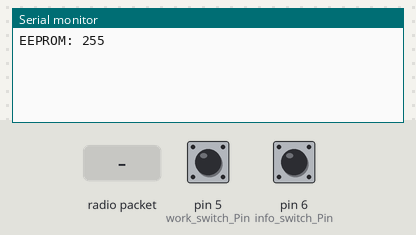
A sketch run on a simulated Arduino Uno, built with avr-gcc and run on an emulated ATmega328P. Shown: the last lines printed to the serial monitor. The test bench sets the inputs (shaded band); at power-on: pin 6 (info_switch_Pin) LOW, pin 5 (work_switch_Pin) LOW. EEPROM starts erased; no radio packets arrive unless stated.

Above: at 1.5 s.
1.6 s: pin 6 (info_switch_Pin) pulled HIGH for 0.15 s
At 4.3 s:
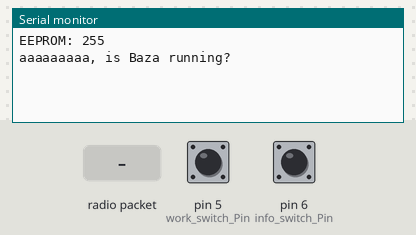
4.7 s: radio packet "client" arrives
At 6.0 s:
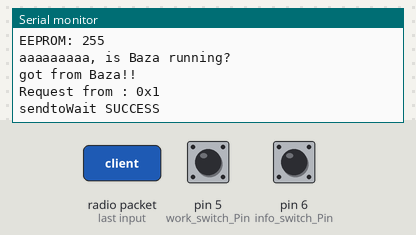

The sketch:

DEVICE_ver_2_0.ino
```cpp
//#define RH_ASK_ARDUINO_USE_TIMER2
#define ERROR_RADIO 2
#define BAZA_ADDRESS 0
#define MSG_LENGTH 3

#include <RHReliableDatagram.h>
#include <EEPROM.h>
#include <RH_ASK.h>
#include <SPI.h>
//error
uint8_t error = 0;

//button
boolean WORK = false;
boolean INFO = false;
uint8_t work_switch = 0;
uint8_t info_switch = 0;
const int work_switch_Pin = 5;
const int info_switch_Pin = 6;

uint8_t device_number;

//radio
int radio_freq = 4000;
int tx_Pin = 12;
int rx_Pin = 11;
RH_ASK driver(radio_freq, rx_Pin, tx_Pin);
RHReliableDatagram manager(driver, 1);

boolean getDataFromBaza = false;

void setup() {
  Serial.begin(19200);
  digital_pin_init();
  radio_init();
  Serial.print("EEPROM: "); //TEST
  Serial.println(EEPROM.read(0)); //TEST
  uint8_t mem_byte = EEPROM.read(0);
  if (mem_byte < 0 || mem_byte >= 0xff) {
    mem_byte = 0;
    EEPROM.write(0, mem_byte);
  }
  manager.setThisAddress(mem_byte);
  delay(300);
}

//MESSAGE
const uint8_t msgLength = 1;
//output data
uint8_t data[msgLength]; //number of device
//input buffer
uint8_t buf[RH_ASK_MAX_MESSAGE_LEN];

void loop() {
//  memset(buf, 0, msgLength);
  readButtons();
  if (work_switch) info_switch = 0;

  // FIND STATE // works like a client: send request get response
  if (info_switch) {
    prepareData("client");
    if (manager.sendtoWait(data, sizeof(data), BAZA_ADDRESS)) {
      // Now wait for a reply from Baza
      uint8_t len = sizeof(buf);
      if (manager.recvfromAckTimeout(buf, &len, 2000)) {
        Serial.println("Get data from Baza");
        getDataFromBaza = true;
        setDeviceNumber(buf[0]);
        serialPrint("My new address: ", buf[0]);

        // switch ON the VD1
      } else {
        Serial.println("aaaaaaaaa, is Baza running?");
      }
    } else {
      Serial.println("Bad send!");
    }
    delay(200);
  } else {
    // WORK STATE // works like a server get request send response
    if (manager.available()) {
      Serial.println("got from Baza!!");//TEST
      uint8_t from;
      uint8_t len = sizeof(buf);
      if (manager.recvfromAck(buf, &len, &from)) {
        serialPrint("Request from : 0x", from);
        prepareData("server");
        // Send a reply back to the Baza
        if (manager.sendtoWait(data, sizeof(data), from)) {
          Serial.println("sendtoWait SUCCESS");
        } else {
          Serial.println("sendtoWait failed");
        }
      } else {
        Serial.println("recvfromAck failed");
      }
    }
  }
}
void serialPrint(String msg, int data) {
  Serial.print(msg);
  Serial.println(data);
}

void setDeviceNumber(uint8_t number) {
  EEPROM.write(0, number);
  manager.setThisAddress(number);
  manager.setHeaderFrom(number);
}

void digital_pin_init() {
  pinMode(work_switch, INPUT);
  pinMode(info_switch, INPUT);
}

void radio_init() {
  if (!manager.init()) {
    error = ERROR_RADIO;
  }
}

void readButtons() {
  work_switch = digitalRead(work_switch_Pin);
  info_switch = digitalRead(info_switch_Pin);
}

void prepareData(String workingType) {
  if (workingType == "client"){
    data[0] = EEPROM.read(0);
  }
  if (workingType == "server"){
    data[0] = (uint8_t) EEPROM.read(0);
  }
}
```

Measured:
- after the input at 1.6 s, the serial monitor: prints a new line after 2.1 s (image 1)
- after the input at 4.7 s, the serial monitor: prints a new line at once (image 2)
